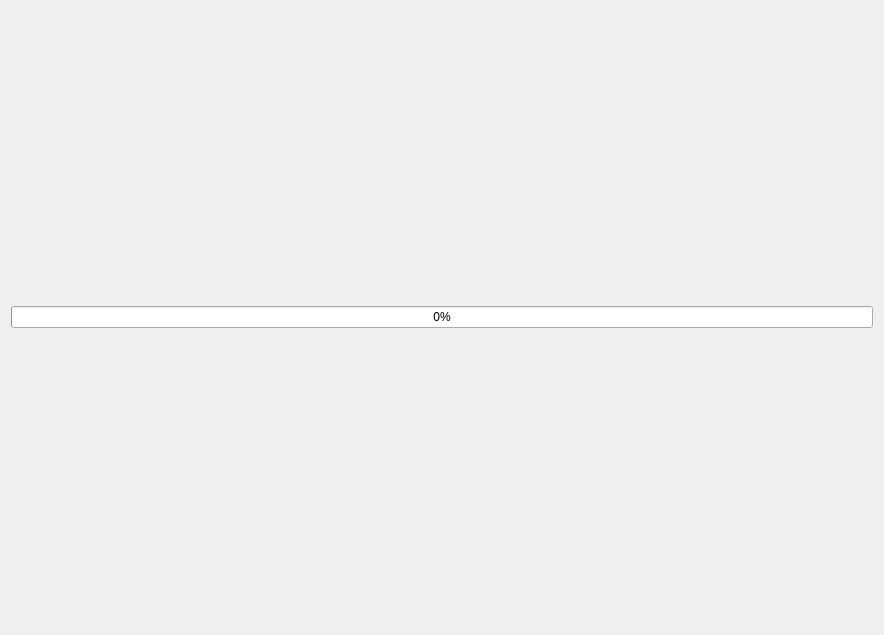
<?xml version="1.0" encoding="UTF-8"?>
<ui version="4.0">
 <class>ProgressBar</class>
 <widget class="QFrame" name="ProgressBar">
  <property name="geometry">
   <rect>
    <x>0</x>
    <y>0</y>
    <width>884</width>
    <height>635</height>
   </rect>
  </property>
  <property name="sizePolicy">
   <sizepolicy hsizetype="Expanding" vsizetype="Expanding">
    <horstretch>0</horstretch>
    <verstretch>0</verstretch>
   </sizepolicy>
  </property>
  <property name="columnCount" stdset="0">
   <number>1</number>
  </property>
  <layout class="QVBoxLayout" name="verticalLayout">
   <item>
    <widget class="QProgressBar" name="bar">
     <property name="sizePolicy">
      <sizepolicy hsizetype="Expanding" vsizetype="Fixed">
       <horstretch>0</horstretch>
       <verstretch>0</verstretch>
      </sizepolicy>
     </property>
     <property name="value">
      <number>0</number>
     </property>
    </widget>
   </item>
  </layout>
 </widget>
 <resources/>
 <connections/>
</ui>
